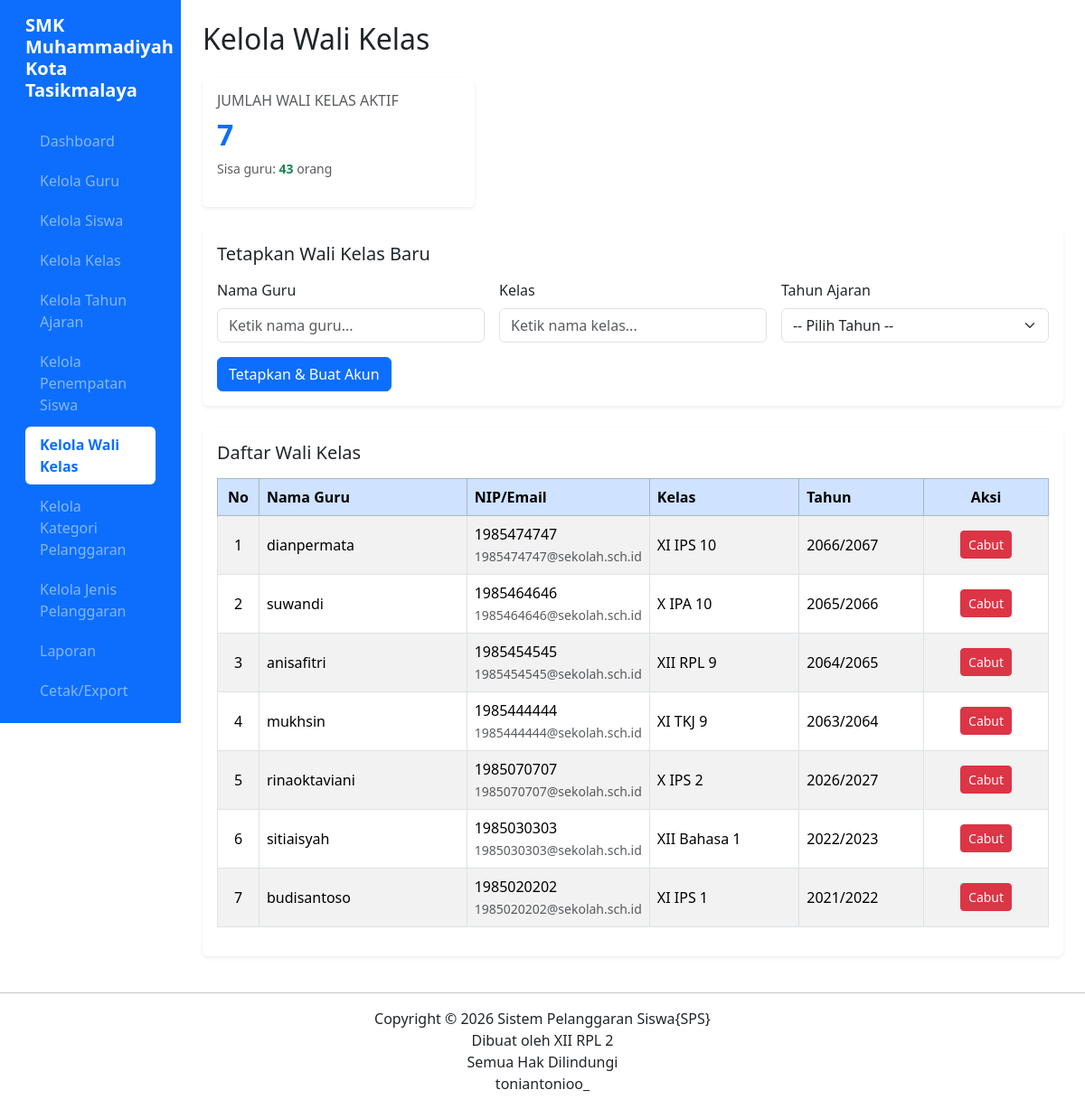
The app's page /kelola_wali_kelas.php (signed in) with its own data.
### tables this page shows
CREATE TABLE `t_wali_kelas` (
  `id` int(11) NOT NULL,
  `tahun_ajaran_id` int(11) DEFAULT NULL,
  `kelas_id` int(11) DEFAULT NULL,
  `guru_id` int(11) DEFAULT NULL,
  `tanggal_mulai` date NOT NULL,
  `tanggal_selesai` date NOT NULL,
  `status_aktif` int(11) NOT NULL,
  `created_at` timestamp NOT NULL DEFAULT current_timestamp(),
  `updated_at` timestamp NOT NULL DEFAULT current_timestamp()
);

CREATE TABLE `t_guru` (
  `id` int(11) NOT NULL,
  `nip` varchar(30) NOT NULL,
  `nama` varchar(150) DEFAULT NULL,
  `email` varchar(150) NOT NULL,
  `status_aktif` tinyint(1) NOT NULL,
  `user_id` int(11) DEFAULT NULL,
  `created_at` timestamp NOT NULL DEFAULT current_timestamp(),
  `updated-at` timestamp NOT NULL DEFAULT current_timestamp()
);

CREATE TABLE `t_kelas` (
  `id` int(11) NOT NULL,
  `nama` varchar(100) DEFAULT NULL,
  `tingkat` varchar(20) NOT NULL,
  `jurusan` varchar(100) NOT NULL,
  `status_aktif` tinyint(1) NOT NULL,
  `created_at` timestamp NOT NULL DEFAULT current_timestamp(),
  `updated_at` datetime DEFAULT NULL,
  `update_at` timestamp NOT NULL DEFAULT current_timestamp()
);

CREATE TABLE `t_tahun_ajaran` (
  `id` int(11) NOT NULL,
  `nama` varchar(20) DEFAULT NULL,
  `tanggal_mulai` date NOT NULL,
  `tanggal_selesai` date NOT NULL,
  `status_aktif` tinyint(1) NOT NULL,
  `created_at` timestamp NOT NULL DEFAULT current_timestamp(),
  `updated_at` timestamp NOT NULL DEFAULT current_timestamp()
);

### kelola_wali_kelas.php (the view, shortened to what this page needs)
<?php
require_once "config.php"; require_once "cek_session.php"; cek_admin();
function e($v) { return htmlspecialchars((string)($v??'-'), ENT_QUOTES, 'UTF-8'); }
$total = (int)mysqli_fetch_assoc(mysqli_query($conn, "SELECT COUNT(*) x FROM t_wali_kelas WHERE status_aktif=1"))['x'];
$result = mysqli_query($conn, "SELECT wk.*,g.nama guru,g.nip,k.nama kelas,ta.nama tahun
    FROM t_wali_kelas wk LEFT JOIN t_guru g ON wk.guru_id=g.id
    LEFT JOIN t_kelas k ON wk.kelas_id=k.id LEFT JOIN t_tahun_ajaran ta ON wk.tahun_ajaran_id=ta.id
    WHERE wk.status_aktif=1 ORDER BY wk.id DESC");
$guru_list = mysqli_query($conn, "SELECT id,nama,nip FROM t_guru
    WHERE id NOT IN (SELECT DISTINCT guru_id FROM t_wali_kelas WHERE status_aktif=1 AND guru_id IS NOT NULL) ORDER BY nama");
$daftar_g = []; while ($g = mysqli_fetch_assoc($guru_list)) $daftar_g[] = $g;
$sisa_g = count($daftar_g);
?>
<!DOCTYPE html>
<html lang="id">
<head>
<link href="https://cdn.jsdelivr.net/npm/bootstrap@5.3.8/dist/css/bootstrap.min.css" rel="stylesheet">
<link href="https://cdn.datatables.net/2.3.4/css/dataTables.bootstrap5.min.css" rel="stylesheet">
</head>
<body>
<div class="container-fluid"><div class="row">
<?php include "menu.php"; ?>
<main class="col-md-9 col-lg-10 p-4">
<h2 class="mb-4">Kelola Wali Kelas</h2>
<div class="row mb-4"><div class="col-md-5 col-lg-4">
<div class="card shadow-sm border-0"><div class="card-body">
<h5 class="card-title text-muted fs-6">JUMLAH WALI KELAS AKTIF</h5>
<h2 class="text-primary fw-bold"><?= $total ?></h2>
<p class="text-muted small mt-2">Sisa guru: <strong class="text-success"><?= $sisa_g ?></strong> orang</p>
</div></div></div></div>
<div class="card shadow-sm border-0 mb-4"><div class="card-body">
<h5 class="mb-3">Tetapkan Wali Kelas Baru</h5>
<?php if (!$sisa_g): ?>
<div class="alert alert-info">Semua guru sudah jadi wali kelas.<br>Klik <b>Cabut Status</b> di bawah untuk ubah.</div>
<?php else: ?>
<form method="post" class="row g-3">
<div class="col-md-4 rel">
<label class="form-label">Nama Guru</label>
<input type="text" id="cg" class="form-control" placeholder="Ketik nama guru..." autocomplete="off">
</div>
<div class="col-md-4 rel">
<label class="form-label">Kelas</label>
<input type="text" id="ck" class="form-control" placeholder="Ketik nama kelas..." autocomplete="off">
</div>
<div class="col-md-4">
<label class="form-label">Tahun Ajaran</label>
<select name="tahun_ajaran_id" class="form-select" required>
<option value="">-- Pilih Tahun --</option>
</select></div>
<div class="col-12"><button type="submit" name="simpan" class="btn btn-primary">Tetapkan & Buat Akun</button></div>
</form>
<?php endif; ?>
</div></div>
<div class="card shadow-sm border-0"><div class="card-body">
<h5 class="mb-3">Daftar Wali Kelas</h5><div class="table-responsive">
<table id="t" class="table table-bordered table-striped table-hover w-100">
<thead class="table-primary text-white"><tr>
<th class="text-center" width="5%">No</th><th width="25%">Nama Guru</th><th width="22%">NIP/Email</th>
<th width="18%">Kelas</th><th width="15%">Tahun</th><th class="text-center" width="15%">Aksi</th>
</tr></thead><tbody>
<?php $no=1; while($r=mysqli_fetch_assoc($result)):
$em = $r['nip']?$r['nip'].'@sekolah.sch.id':'-';
?>
<tr>
<td class="text-center"><?=$no++?></td><td><?=e($r['guru'])?></td>
<td><div><?=e($r['nip'])?></div><small class="text-muted"><?=e($em)?></small></td>
<td><?=e($r['kelas'])?></td><td><?=e($r['tahun'])?></td>
<td class="text-center text-nowrap">
<a href="?hapus=<?=$r['id']?>" class="btn btn-sm btn-danger" onclick="return confirm('Cabut status? Guru TIDAK dihapus. Lanjutkan?')">Cabut</a>
</td></tr>
<?php endwhile; ?>
</tbody></table>
</div></div></div>
</main></div></div>
<?php include "footer.php"; ?>
</body></html>

### menu.php (shortened to what this page needs)
<?php
$halaman = basename($_SERVER['PHP_SELF']);
$role = strtolower(trim($_SESSION['role'] ?? ''));
?>
<div class="col-md-3 col-lg-2 bg-primary text-white"
     style="position: sticky; top: 0; height: 100vh; overflow-y: auto; scrollbar-width: none;">
    <div class="p-3">
        <h5 class="fw-bold mb-4">SMK Muhammadiyah Kota Tasikmalaya</h5>
        <ul class="nav nav-pills flex-column gap-1">
            <?php if ($role === 'admin' || $role === 'guru' || $role === 'wali_kelas'): ?>
            <li class="nav-item">
                <a href="dashboard.php"
                   class="nav-link px-3 py-2 <?= $halaman === 'dashboard.php' ? 'active bg-white text-primary fw-semibold' : 'text-white-50 hover-bg-white-10' ?>">
                    Dashboard
                </a>
            </li>
            <?php endif; ?>
            <?php if ($role === 'admin'): ?>
            <li class="nav-item">
                <a href="guru.php"
                   class="nav-link px-3 py-2 <?= $halaman === 'guru.php' ? 'active bg-white text-primary fw-semibold' : 'text-white-50' ?>">
                    Kelola Guru
                </a>
            </li>
            <li class="nav-item">
                <a href="siswa.php"
                   class="nav-link px-3 py-2 <?= $halaman === 'siswa.php' ? 'active bg-white text-primary fw-semibold' : 'text-white-50' ?>">
                    Kelola Siswa
                </a>
            </li>
            <li class="nav-item">
                <a href="kelas.php"
                   class="nav-link px-3 py-2 <?= $halaman === 'kelas.php' ? 'active bg-white text-primary fw-semibold' : 'text-white-50' ?>">
                    Kelola Kelas
                </a>
            </li>
            <li class="nav-item">
                <a href="kelola_tahun_ajaran.php"
                   class="nav-link px-3 py-2 <?= $halaman === 'kelola_tahun_ajaran.php' ? 'active bg-white text-primary fw-semibold' : 'text-white-50' ?>">
                    Kelola Tahun Ajaran
                </a>
            </li>
            <li class="nav-item">
                <a href="kelola_penempatan_siswa.php"
                   class="nav-link px-3 py-2 <?= $halaman === 'kelola_penempatan_siswa.php' ? 'active bg-white text-primary fw-semibold' : 'text-white-50' ?>">
                    Kelola Penempatan Siswa
                </a>
            </li>
            <li class="nav-item">
                <a href="kelola_wali_kelas.php"
                   class="nav-link px-3 py-2 <?= $halaman === 'kelola_wali_kelas.php' ? 'active bg-white text-primary fw-semibold' : 'text-white-50' ?>">
                    Kelola Wali Kelas
                </a>
            </li>
            <li class="nav-item">
                <a href="kelola_kategori_pelanggaran.php"
                   class="nav-link px-3 py-2 <?= $halaman === 'kelola_kategori_pelanggaran.php' ? 'active bg-white text-primary fw-semibold' : 'text-white-50' ?>">
                    Kelola Kategori Pelanggaran
                </a>
            </li>
            <li class="nav-item">
                <a href="kelola_jenis_pelanggaran.php"
                   class="nav-link px-3 py-2 <?= $halaman === 'kelola_jenis_pelanggaran.php' ? 'active bg-white text-primary fw-semibold' : 'text-white-50' ?>">
                    Kelola Jenis Pelanggaran
                </a>
            </li>
            <?php endif; ?>
            <?php if ($role === 'admin' || $role === 'wali_kelas'): ?>
            <li class="nav-item">
                <a href="laporan.php"
                   class="nav-link px-3 py-2 <?= $halaman === 'laporan.php' ? 'active bg-white text-primary fw-semibold' : 'text-white-50' ?>">
                    Laporan
                </a>
            </li>
            <?php endif; ?>
            <?php if ($role === 'admin'): ?>
            <li class="nav-item">
                <a href="export.php"
                   class="nav-link px-3 py-2 <?= $halaman === 'export.php' ? 'active bg-white text-primary fw-semibold' : 'text-white-50' ?>">
                    Cetak/Export
                </a>
            </li>
            <?php endif; ?>
            <li><hr class="my-3 text-white-50"></li>
        </ul>
    </div>
</div>

### footer.php
<hr>
<footer>
    <p align="center">
        Copyright &copy; <?= date('Y') ?> Sistem Pelanggaran Siswa{SPS}
        <br>
        Dibuat oleh XII RPL 2
        <br>
        Semua Hak Dilindungi
        <br>
        toniantonioo_
    </p>
</footer>

### kelola_wali_kelas.php (style rules this page uses)
.table td,.table th { vertical-align:middle;white-space:nowrap }
.rel { position:relative }

### records on screen
t_wali_kelas: guru.nama "dianpermata", guru.nip "1985474747", guru.nip "1985474747@sekolah.sch.id", kelas.nama "XI IPS 10", tahun_ajaran.nama "2066/2067"
t_wali_kelas: guru.nama "suwandi", guru.nip "1985464646", guru.nip "1985464646@sekolah.sch.id", kelas.nama "X IPA 10", tahun_ajaran.nama "2065/2066"
t_wali_kelas: guru.nama "anisafitri", guru.nip "1985454545", guru.nip "1985454545@sekolah.sch.id", kelas.nama "XII RPL 9", tahun_ajaran.nama "2064/2065"
t_wali_kelas: guru.nama "mukhsin", guru.nip "1985444444", guru.nip "1985444444@sekolah.sch.id", kelas.nama "XI TKJ 9", tahun_ajaran.nama "2063/2064"
t_wali_kelas: guru.nama "rinaoktaviani", guru.nip "1985070707", guru.nip "1985070707@sekolah.sch.id", kelas.nama "X IPS 2", tahun_ajaran.nama "2026/2027"
t_wali_kelas: guru.nama "sitiaisyah", guru.nip "1985030303", guru.nip "1985030303@sekolah.sch.id", kelas.nama "XII Bahasa 1", tahun_ajaran.nama "2022/2023"
t_wali_kelas: guru.nama "budisantoso", guru.nip "1985020202", guru.nip "1985020202@sekolah.sch.id", kelas.nama "XI IPS 1", tahun_ajaran.nama "2021/2022"

### other values on screen
$total "7"
$sisa_g "43"
